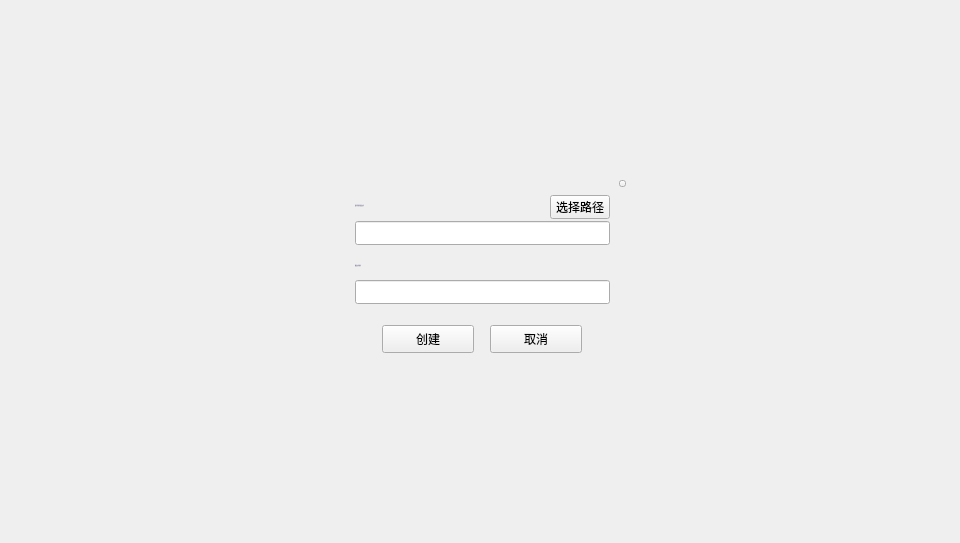
<?xml version="1.0" encoding="UTF-8"?>
<ui version="4.0">
 <class>ColdKeyPathDialog</class>
 <widget class="QDialog" name="ColdKeyPathDialog">
  <property name="geometry">
   <rect>
    <x>0</x>
    <y>0</y>
    <width>960</width>
    <height>543</height>
   </rect>
  </property>
  <property name="windowTitle">
   <string>Dialog</string>
  </property>
  <widget class="QWidget" name="widget" native="true">
   <property name="geometry">
    <rect>
     <x>0</x>
     <y>0</y>
     <width>960</width>
     <height>543</height>
    </rect>
   </property>
   <widget class="QWidget" name="containerWidget" native="true">
    <property name="geometry">
     <rect>
      <x>330</x>
      <y>175</y>
      <width>300</width>
      <height>193</height>
     </rect>
    </property>
    <widget class="QLineEdit" name="pkFileLineEdit">
     <property name="geometry">
      <rect>
       <x>25</x>
       <y>46</y>
       <width>255</width>
       <height>24</height>
      </rect>
     </property>
     <property name="font">
      <font>
       <family>微软雅黑</family>
       <pointsize>10</pointsize>
      </font>
     </property>
     <property name="contextMenuPolicy">
      <enum>Qt::DefaultContextMenu</enum>
     </property>
     <property name="styleSheet">
      <string notr="true"/>
     </property>
     <property name="text">
      <string/>
     </property>
     <property name="readOnly">
      <bool>false</bool>
     </property>
    </widget>
    <widget class="QLineEdit" name="pwdLineEdit">
     <property name="geometry">
      <rect>
       <x>25</x>
       <y>105</y>
       <width>255</width>
       <height>24</height>
      </rect>
     </property>
     <property name="font">
      <font>
       <family>微软雅黑</family>
       <pointsize>10</pointsize>
      </font>
     </property>
     <property name="contextMenuPolicy">
      <enum>Qt::DefaultContextMenu</enum>
     </property>
     <property name="styleSheet">
      <string notr="true"/>
     </property>
     <property name="text">
      <string/>
     </property>
     <property name="echoMode">
      <enum>QLineEdit::Password</enum>
     </property>
     <property name="readOnly">
      <bool>false</bool>
     </property>
    </widget>
    <widget class="QToolButton" name="closeBtn">
     <property name="geometry">
      <rect>
       <x>289</x>
       <y>5</y>
       <width>7</width>
       <height>7</height>
      </rect>
     </property>
     <property name="cursor">
      <cursorShape>PointingHandCursor</cursorShape>
     </property>
     <property name="focusPolicy">
      <enum>Qt::NoFocus</enum>
     </property>
     <property name="styleSheet">
      <string notr="true"/>
     </property>
     <property name="text">
      <string/>
     </property>
    </widget>
    <widget class="QToolButton" name="pathBtn">
     <property name="geometry">
      <rect>
       <x>220</x>
       <y>20</y>
       <width>60</width>
       <height>24</height>
      </rect>
     </property>
     <property name="font">
      <font>
       <family>微软雅黑</family>
       <weight>50</weight>
       <italic>false</italic>
       <bold>false</bold>
      </font>
     </property>
     <property name="cursor">
      <cursorShape>PointingHandCursor</cursorShape>
     </property>
     <property name="focusPolicy">
      <enum>Qt::NoFocus</enum>
     </property>
     <property name="styleSheet">
      <string notr="true"/>
     </property>
     <property name="text">
      <string>选择路径</string>
     </property>
    </widget>
    <widget class="QLabel" name="label">
     <property name="geometry">
      <rect>
       <x>25</x>
       <y>20</y>
       <width>180</width>
       <height>21</height>
      </rect>
     </property>
     <property name="font">
      <font>
       <family>微软雅黑</family>
       <pointsize>-1</pointsize>
       <weight>50</weight>
       <italic>false</italic>
       <bold>false</bold>
      </font>
     </property>
     <property name="styleSheet">
      <string notr="true">color: rgb(137, 129, 161);
font: 11px &quot;微软雅黑&quot;;</string>
     </property>
     <property name="text">
      <string>保存冷钱包私钥文件</string>
     </property>
     <property name="wordWrap">
      <bool>true</bool>
     </property>
    </widget>
    <widget class="QToolButton" name="okBtn">
     <property name="geometry">
      <rect>
       <x>52</x>
       <y>150</y>
       <width>92</width>
       <height>28</height>
      </rect>
     </property>
     <property name="font">
      <font>
       <family>微软雅黑</family>
      </font>
     </property>
     <property name="cursor">
      <cursorShape>PointingHandCursor</cursorShape>
     </property>
     <property name="styleSheet">
      <string notr="true"/>
     </property>
     <property name="text">
      <string>创建</string>
     </property>
    </widget>
    <widget class="QToolButton" name="cancelBtn">
     <property name="geometry">
      <rect>
       <x>160</x>
       <y>150</y>
       <width>92</width>
       <height>28</height>
      </rect>
     </property>
     <property name="cursor">
      <cursorShape>PointingHandCursor</cursorShape>
     </property>
     <property name="styleSheet">
      <string notr="true"/>
     </property>
     <property name="text">
      <string>取消</string>
     </property>
    </widget>
    <widget class="QLabel" name="label_2">
     <property name="geometry">
      <rect>
       <x>25</x>
       <y>80</y>
       <width>180</width>
       <height>21</height>
      </rect>
     </property>
     <property name="font">
      <font>
       <family>微软雅黑</family>
       <pointsize>-1</pointsize>
       <weight>50</weight>
       <italic>false</italic>
       <bold>false</bold>
      </font>
     </property>
     <property name="styleSheet">
      <string notr="true">color: rgb(137, 129, 161);
font: 11px &quot;微软雅黑&quot;;</string>
     </property>
     <property name="text">
      <string>私钥文件密码</string>
     </property>
     <property name="wordWrap">
      <bool>true</bool>
     </property>
    </widget>
   </widget>
  </widget>
 </widget>
 <resources/>
 <connections/>
</ui>
